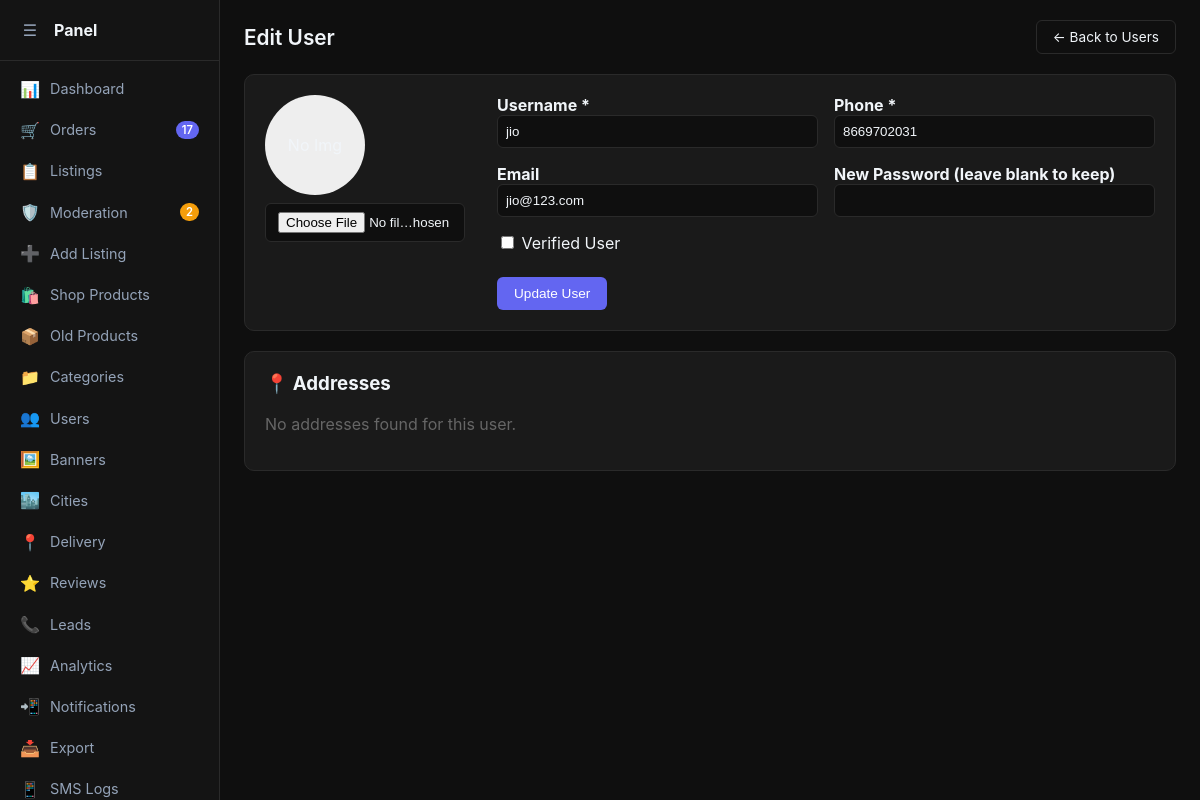
Screenshot of /apiv4/admin/index.php?page=user_form&id=8669702031 (signed in) with the database file from the repository.
### tables this page shows
CREATE TABLE `users` (
  `user_id` bigint(20) UNSIGNED NOT NULL,
  `username` varchar(50) NOT NULL,
  `email` varchar(255) NOT NULL,
  `phone` varchar(20) DEFAULT NULL,
  `password_hash` varchar(255) NOT NULL,
  `avatar_url` varchar(500) DEFAULT NULL,
  `is_verified` tinyint(1) DEFAULT '0',
  `is_active` tinyint(1) DEFAULT '1',
  `listing_count` int(10) UNSIGNED DEFAULT '0',
  `avg_rating` decimal(2,1) DEFAULT '0.0',
  `review_count` int(10) UNSIGNED DEFAULT '0',
  `response_rate` decimal(5,2) DEFAULT '0.0',
  `last_active_at` timestamp NULL DEFAULT NULL,
  `created_at` timestamp DEFAULT CURRENT_TIMESTAMP,
  `updated_at` timestamp DEFAULT CURRENT_TIMESTAMP ON UPDATE CURRENT_TIMESTAMP,
  `gender` enum('male','female','other') DEFAULT NULL,
  `date_of_birth` date DEFAULT NULL,
  `reset_token` varchar(64) DEFAULT NULL,
  `reset_token_expires` datetime DEFAULT NULL
);

### apiv4/admin/pages/user_form.php (the view, shortened to what this page needs)
<?php
$editUser = null;
$addresses = [];
if (isset($_GET['id'])) {
    $id = $_GET['id'];
    $stmt = $db->prepare("SELECT * FROM users WHERE user_id = ?");
    $stmt->execute([$id]);
    $editUser = $stmt->fetch();
    if ($editUser) {
        $addrStmt = $db->prepare("SELECT * FROM user_addresses WHERE user_id = ? ORDER BY is_default DESC");
        $addrStmt->execute([$id]);
        $addresses = $addrStmt->fetchAll();
    }
}
?>
<div class="header">
    <div class="page-title"><?= $editUser ? 'Edit User' : 'Add New User' ?></div>
    <a href="index.php?page=users" class="btn btn-outline">← Back to Users</a>
</div>
<div class="card">
    <form method="POST" enctype="multipart/form-data">
        <div style="display: flex; gap: 2rem; align-items: flex-start; flex-wrap: wrap;">
            <div style="text-align: center;">
                <?php if (!empty($editUser['avatar_url'])): ?>
                <img src="<?= $editUser['avatar_url'] ?>" style="width: 100px; height: 100px; border-radius: 50%; object-fit: cover; margin-bottom: 0.5rem; display: block;">
                <?php else: ?>
                <div style="width: 100px; height: 100px; border-radius: 50%; background: #eee; display: flex; align-items: center; justify-content: center; margin-bottom: 0.5rem;">No Img</div>
                <?php endif; ?>
                <input type="file" name="avatar" style="width: 200px;">
            </div>
            <div style="flex: 1; min-width: 300px;">
                <div style="display: grid; grid-template-columns: repeat(auto-fill, minmax(250px, 1fr)); gap: 1rem; margin-bottom: 1rem;">
                    <label>
                        <strong>Username *</strong>
                        <input type="text" name="username" value="<?= $editUser['username'] ?? '' ?>" required style="width: 100%; padding: 0.5rem;">
                    </label>
                    <label>
                        <strong>Phone *</strong>
                        <input type="text" name="phone" value="<?= $editUser['phone'] ?? '' ?>" required style="width: 100%; padding: 0.5rem;">
                    </label>
                    <label>
                        <strong>Email</strong>
                        <input type="email" name="email" value="<?= $editUser['email'] ?? '' ?>" style="width: 100%; padding: 0.5rem;">
                    </label>
                    <label>
                        <strong><?= $editUser ? 'New Password (leave blank to keep)' : 'Password' ?></strong>
                        <input type="password" name="<?= $editUser ? 'new_password' : 'password' ?>" style="width: 100%; padding: 0.5rem;">
                    </label>
                </div>
                <label style="display: block; margin-top: 1rem;">
                    <input type="checkbox" name="is_verified" <?= (!isset($editUser) || $editUser['is_verified']) ? 'checked' : '' ?>> Verified User
                </label>
                <button type="submit" class="btn btn-primary" style="margin-top: 1.5rem;"><?= $editUser ? 'Update User' : 'Create User' ?></button>
            </div>
        </div>
    </form>
</div>
<?php if ($editUser): ?>
<div class="card">
    <h3 style="margin-top: 0;">📍 Addresses</h3>
    <?php if (empty($addresses)): ?>
        <p style="color: #666;">No addresses found for this user.</p>
    <?php endif; ?>
</div>
<?php endif; ?>

### apiv4/admin/includes/header.php (style rules this page uses)
:root { --primary: #6366f1; --primary-hover: #818cf8; --bg: #0f0f0f; --card-bg: #1a1a1a; --sidebar-bg: #141414; --text: #f1f5f9; --text-light: #94a3b8; --border: #2a2a2a; --success: #22c55e; --warning: #f59e0b; --danger: #ef4444; --sidebar-width: 220px; --sidebar-collapsed: 60px; }
* { box-sizing: border-box; }
body { font-family: -apple-system, BlinkMacSystemFont, "Segoe UI", Roboto, sans-serif; background: var(--bg); color: var(--text); margin: 0; display: flex; min-height: 100vh; }
.header { display: flex; justify-content: space-between; align-items: center; margin-bottom: 1.25rem; flex-wrap: wrap; gap: 1rem; }
.page-title { font-size: 1.3rem; font-weight: 600; }
.card { background: var(--card-bg); padding: 1.25rem; border-radius: 10px; border: 1px solid var(--border); margin-bottom: 1.25rem; }
.btn { padding: 0.5rem 1rem; border-radius: 6px; border: 1px solid transparent; cursor: pointer; font-size: 0.85rem; text-decoration: none; display: inline-flex; align-items: center; gap: 0.5rem; transition: all 0.2s; }
.btn-primary { background: var(--primary); color: white; }
.btn-outline { background: transparent; border-color: var(--border); color: var(--text); }
input, select, textarea { background: var(--bg); border: 1px solid var(--border); color: var(--text); border-radius: 6px; padding: 0.5rem 0.75rem; }

### rows the page displays
users: username "jio", phone "8669702031", email "jio@123.com"

### other values shown
$orderCount "17"
$pendingCount "2"
